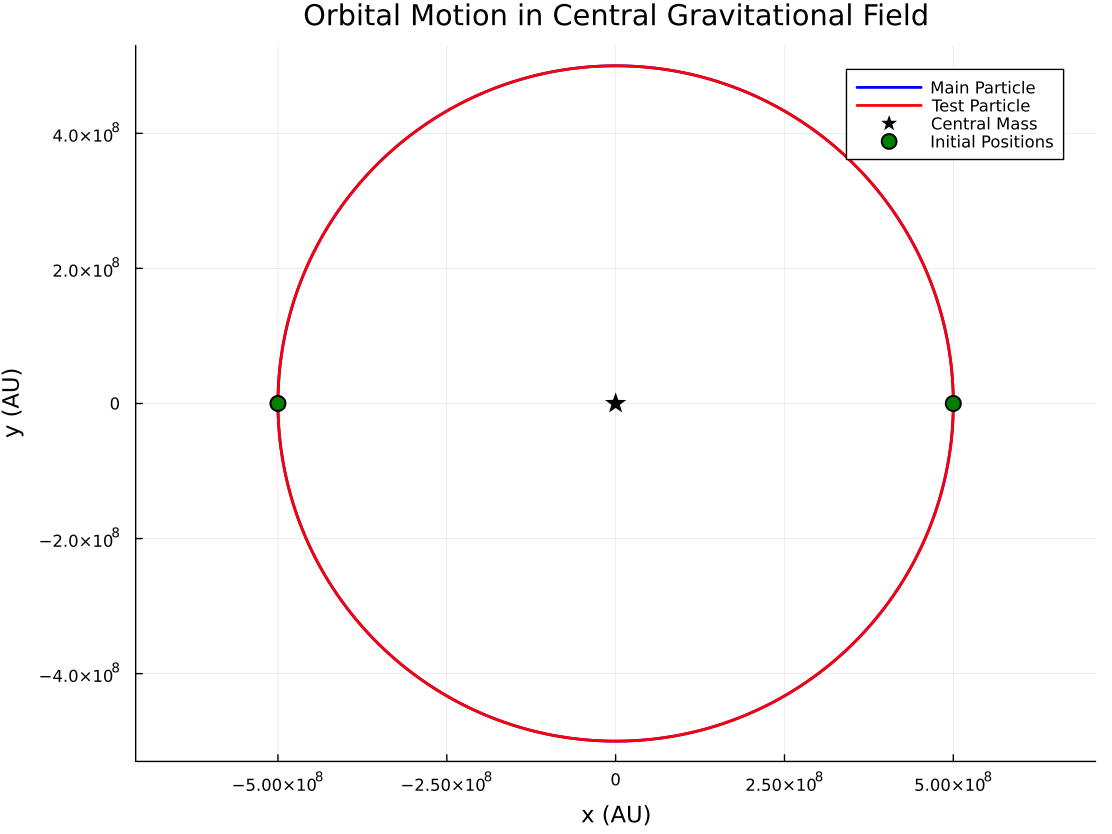

The Julia source for this figure:
#!/usr/bin/env julia

#-----------------------------------------------------------------------
#
#   TEST SCRIPT FOR solveT WITH CENTRAL POTENTIAL
#   Two equal mass particles on opposite sides
#   One as main particle, one as test particle
#
#-----------------------------------------------------------------------

include("../pomin.jl")
using .pomin
using LinearAlgebra, Printf, Plots, Statistics
using DoubleFloats

tpfl = Double64

# Include external potential functionality
include("../core/physics/external_potentials/external.jl")

#-----------------------------------------------------------------------
#   CONSTANTS AND PARAMETERS
#-----------------------------------------------------------------------

# Central mass (at origin)
M_central = tpfl(1.0)  # Solar mass units

# Particle masses (equal)
m_particle = tpfl(1e-6)  # Small test masses

# Initial positions (opposite sides of central mass)
r0 = tpfl(5e8)  # Distance from center in AU
q_main = [r0, tpfl(0.0), tpfl(0.0)]      # Main particle at +x
q_test = [-r0, tpfl(0.0), tpfl(0.0)]     # Test particle at -x

# Circular orbital velocities
v_circular = sqrt(M_central / r0)  # Circular velocity
p_main = [tpfl(0.0), m_particle * v_circular, tpfl(0.0)]   # +y momentum
p_test = [tpfl(0.0), -m_particle * v_circular, tpfl(0.0)]  # -y momentum

# Main particle system (interacts gravitationally)
PintMain = pomin.setup_single_particle(m_particle, q_main, p_main, tpfl)

# Test particle system (feels forces but doesn't exert them)
PtestTest = pomin.setup_single_particle(m_particle, q_test, p_test, tpfl)

# Central gravitational potential at origin
Φ_central = ΦCentralMass([tpfl(0.0), tpfl(0.0), tpfl(0.0)], tpfl, M_central)

# One orbital period for comparison
T_orbit = 2*π*sqrt(r0^3/M_central)
tspan = (tpfl(0.0), T_orbit)
tols = tpfl(1e-12)

params = pomin.ParametersJulia(tspan, integrator="Vern9", atol=tols, rtol=tols)

sol_central = pomin.solveT(PintMain, params, PtestTest, Φ_central)

# Final positions
Z_central = sol_central(T_orbit)
q_main_final = Z_central[1:3]
q_test_final = Z_central[7:9]

#-----------------------------------------------------------------------
#   PLOTTING
#-----------------------------------------------------------------------

# Extract trajectory data
t_points = range(0, T_orbit, length=1000)
traj_central = [sol_central(t) for t in t_points]

# Main particle trajectories
x_main = [traj[1] for traj in traj_central]
y_main = [traj[2] for traj in traj_central]

# Test particle trajectories
x_test = [traj[7] for traj in traj_central]
y_test = [traj[8] for traj in traj_central]

# Create orbital plot
p1 = plot(title="Orbital Motion in Central Gravitational Field", 
          xlabel="x (AU)", ylabel="y (AU)", 
          aspect_ratio=:equal, legend=:topright,
          size=(800, 600), dpi=300)

# Orbital trajectories
plot!(p1, x_main, y_main, 
      label="Main Particle", color=:blue, linewidth=2)
plot!(p1, x_test, y_test, 
      label="Test Particle", color=:red, linewidth=2)

# Mark central mass and initial positions
scatter!(p1, [0], [0], label="Central Mass", color=:black, markersize=8, markershape=:star)
scatter!(p1, [q_main[1]], [q_main[2]], label="Initial Positions", color=:green, markersize=6)
scatter!(p1, [q_test[1]], [q_test[2]], label="", color=:green, markersize=6)

# Energy conservation check
E_initial = 0.5 * m_particle * v_circular^2 - M_central * m_particle / r0
v_main_final = norm(Z_central[4:6]) / m_particle
r_main_final = norm(q_main_final)
E_final = 0.5 * m_particle * v_main_final^2 - M_central * m_particle / r_main_final
energy_error = abs(E_final - E_initial)/abs(E_initial) * 100

println("  Energy conservation: $(energy_error)%")

# Display and save plot
display(p1)
savefig(p1, "solveT_orbital_motion_test.pdf")
println("  Plot saved as 'solveT_orbital_motion_test.pdf'")
